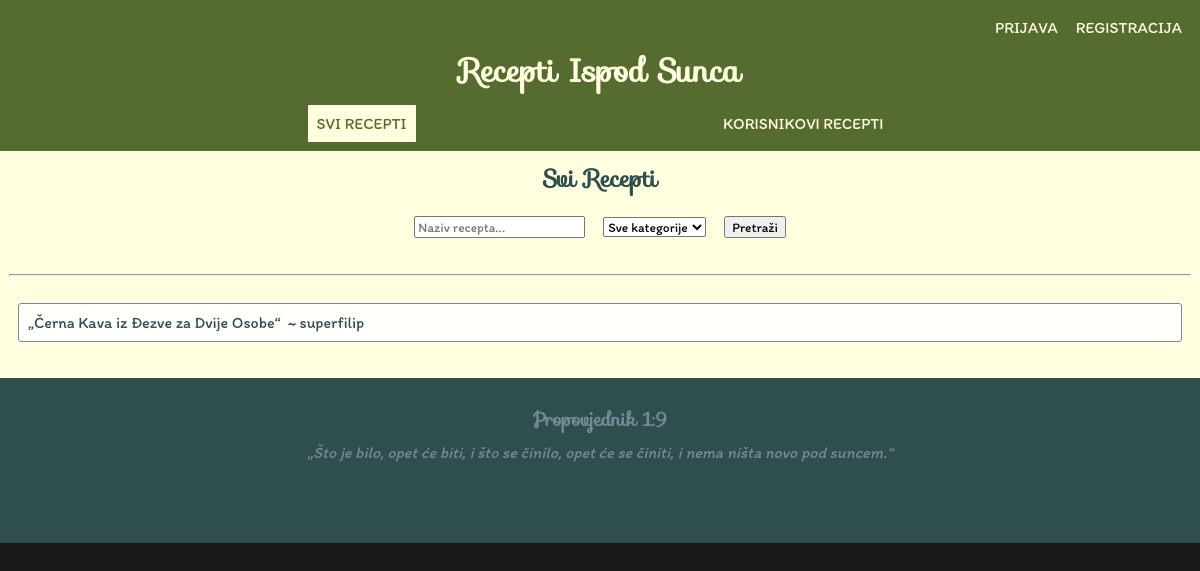
/main/all_recipes, run on an earlier commit of the app's database.
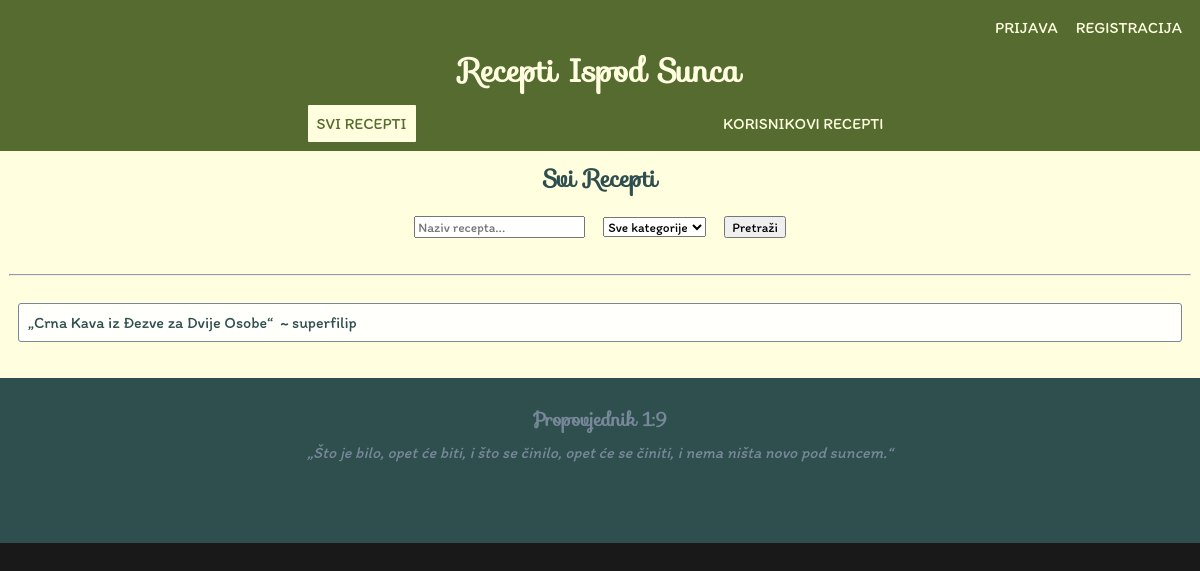
And on a later commit of the database.
### main/models.py (models this page shows, shortened)
class Recipe(models.Model):
    name = models.CharField(max_length=64, unique=True)
    author = models.ForeignKey(User, on_delete=models.SET_NULL, null=True, blank=True)
    CATEGORIES = (
        ('food', 'Hrana'),
        ('drink', 'Piće'),
        ('medicine', 'Lijek'),
    )
    category = models.CharField(max_length=8, choices=CATEGORIES, default='food')
    equipment = models.TextField(default="")
    ingredients = models.TextField(default="")
    time_needed = models.IntegerField(default=1, validators=[MinValueValidator(1)])
    TIME_UNITS = (
        ('min', 'min'),
        ('ura', 'h'),
        ('dan', 'dan'),
    )
    time_measurement_unit = models.CharField(max_length=8, choices=TIME_UNITS, default='min')
    preperation = models.TextField(default="")

### main/views.py (the view)
# urls.py: path('all_recipes', views.all_recipes, name='all_recipes'),
def all_recipes(request):
    search_query = request.GET.get('search_query', '')
    category = request.GET.get('category', '')
    recipes = Recipe.objects.all()
    if search_query:
        recipes = recipes.filter(name__icontains=search_query)
    if category:
        recipes = recipes.filter(category=category)
    context = {
        'filtered_recipes': recipes
    }
    return render(request, 'main/all_recipes.html', context)

### templates/main/all_recipes.html (shortened to what this page needs)
{% extends "base_generic.html" %}
{% block content %}
    <h2>Svi Recepti</h2>
    <form method="GET" class="form-group">
        <input type="text" name="search_query" placeholder="Naziv recepta..." value="{{ request.GET.search_query }}">
        <select name="category">
            <option value="">Sve kategorije</option>
        </select>
        <button type="submit">Pretraži</button>
    </form>
    <hr>
    <div class="recipe-list">
        <ul>
            {% for recipe in filtered_recipes %}
                <li>
                    <a href="{% url 'main:recipe' recipe.id %}" class="non-btn">„{{ recipe.name }}“</a>&nbsp; ~ {{ recipe.author }}
                </li>
            {% endfor %}
        </ul>
    </div>
{% endblock %}

What changed in the data, as far as the page shows it:
changed Recipe "superfilip": name "Černa Kava iz Đezve za Dvije Osobe" → "Crna Kava iz Đezve za Dvije Osobe"
